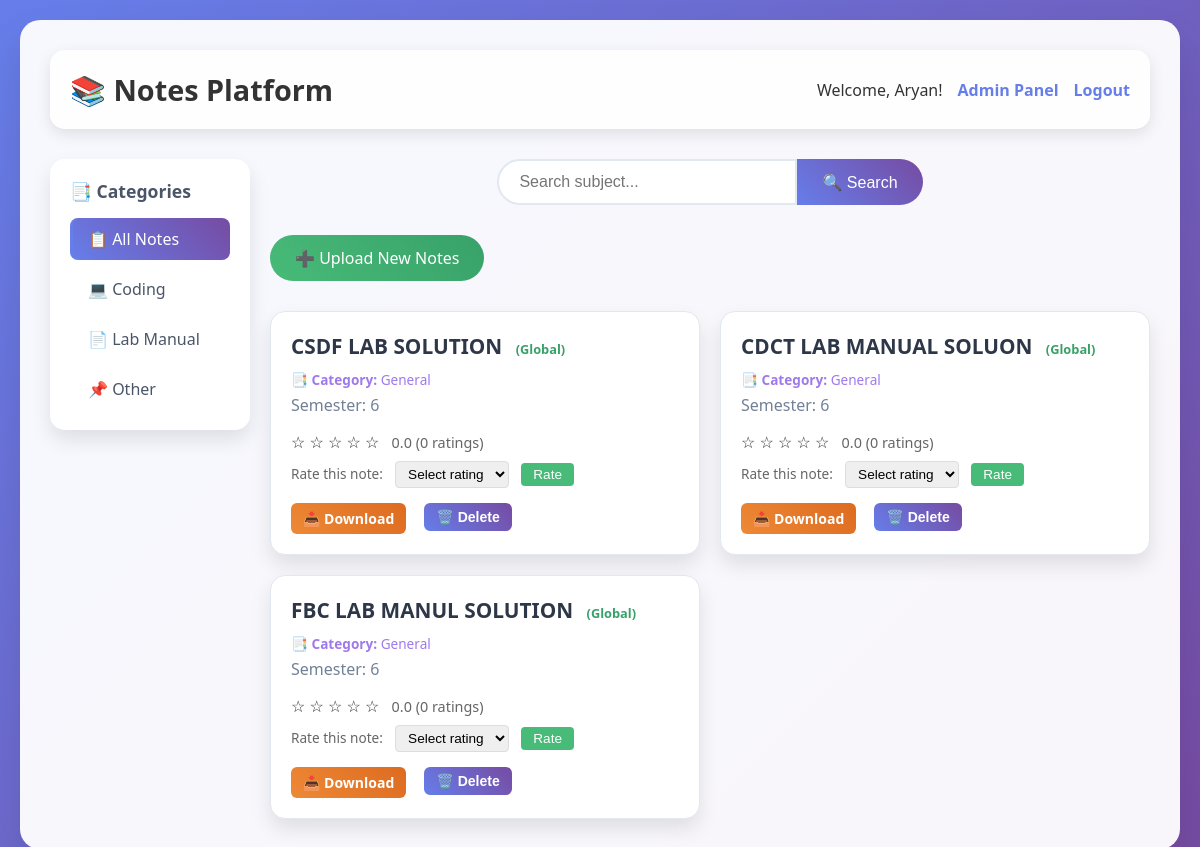
Screenshot of / (signed in) with the database file from the repository.
### myapk.py (models this page shows, shortened)
class User(UserMixin, db.Model):
    id = db.Column(db.Integer, primary_key=True)
    username = db.Column(db.String(150), unique=True, nullable=False)
    password_hash = db.Column(db.String(150), nullable=False)
    is_admin = db.Column(db.Boolean, default=False)
    notes = db.relationship('Note', backref='user', lazy=True)

class Note(db.Model):
    id = db.Column(db.Integer, primary_key=True)
    subject = db.Column(db.String(200), nullable=False)
    semester = db.Column(db.String(100), nullable=False)
    filename = db.Column(db.String(200), nullable=False)
    user_id = db.Column(db.Integer, db.ForeignKey('user.id'), nullable=False)
    is_global = db.Column(db.Boolean, default=False)
    category = db.Column(db.String(50), default='General')
    ratings = db.relationship('Rating', backref='note', lazy=True, cascade='all, delete-orphan')

### myapk.py (the view)
@app.route("/")
@login_required
def index():
    query = request.args.get("q")
    category = request.args.get("category", "All")
    base_filter = or_(Note.user_id == current_user.id, Note.is_global == True)
    if category != "All":
        base_filter = and_(base_filter, Note.category == category)
    if query:
        notes = Note.query.filter(base_filter, Note.subject.contains(query)).all()
    else:
        notes = Note.query.filter(base_filter).all()
    notes_with_ratings = []
    for note in notes:
        ratings = [r.rating for r in note.ratings]
        avg_rating = sum(ratings) / len(ratings) if ratings else 0
        user_rating = Rating.query.filter_by(user_id=current_user.id, note_id=note.id).first()
        user_rating_value = user_rating.rating if user_rating else 0
        notes_with_ratings.append({
            'note': note,
            'avg_rating': avg_rating,
            'rating_count': len(ratings),
            'user_rating': user_rating_value
        })
    return render_template("index.html", notes_data=notes_with_ratings, current_category=category)

### myapk.py (called while the page is built)
@login_manager.user_loader
def load_user(user_id):
    return User.query.get(int(user_id))

### templates/index.html (shortened to what this page needs)
<!DOCTYPE html>
<html lang="en">
<head>
</head>
<body>
    <div class="container">
        <nav class="nav">
            <h1>📚 Notes Platform</h1>
            <div class="user-info">
                <span>Welcome, {{ current_user.username }}!</span>
                {% if current_user.is_admin %}
                <a href="{{ url_for('admin_panel') }}">Admin Panel</a>
                {% endif %}
                <a href="{{ url_for('logout') }}">Logout</a>
            </div>
        </nav>
        <div class="main-wrapper">
            <div class="sidebar">
                <h3>📑 Categories</h3>
                <div class="category-list">
                    <a href="{{ url_for('index') }}" class="category-item {% if current_category == 'All' %}active{% endif %}">
                        📋 All Notes
                    </a>
                    <a href="{{ url_for('index', category='Coding') }}" class="category-item {% if current_category == 'Coding' %}active{% endif %}">
                        💻 Coding
                    </a>
                    <a href="{{ url_for('index', category='General') }}" class="category-item {% if current_category == 'General' %}active{% endif %}">
                        📄 Lab Manual
                    </a>
                    <a href="{{ url_for('index', category='Other') }}" class="category-item {% if current_category == 'Other' %}active{% endif %}">
                        📌 Other
                    </a>
                </div>
            </div>
            <div class="content">
        <form method="GET" class="search-form">
            <input type="text" name="q" placeholder="Search subject...">
            <button type="submit">🔍 Search</button>
        </form>
        <a href="/upload" class="upload-link">➕ Upload New Notes</a>
        <div class="notes-grid">
            {% for data in notes_data %}
            {% set note = data.note %}
            <div class="card">
                <h3>{{ note.subject }}
                    {% if note.is_global %}
                        <span style="font-size: 0.8rem; color: #38a169; font-weight: 700; margin-left: 8px;">(Global)</span>
                    {% endif %}
                </h3>
                <p style="font-size: 0.85rem; color: #9f7aea; margin-bottom: 5px;"><strong>📑 Category:</strong> {{ note.category }}</p>
                <p>Semester: {{ note.semester }}</p>
                <div class="rating-section" style="margin: 10px 0;">
                    <div class="rating-display">
                        <span class="stars">
                            {% for i in range(1, 6) %}
                                {% if data.avg_rating >= i %}
                                    ⭐
                                {% elif data.avg_rating >= i - 0.5 %}
                                    ⭐
                                {% else %}
                                    ☆
                                {% endif %}
                            {% endfor %}
                        </span>
                        <span class="rating-text" style="margin-left: 8px; font-size: 0.9rem; color: #666;">
                            {{ "%.1f"|format(data.avg_rating) }} ({{ data.rating_count }} rating{{ "s" if data.rating_count != 1 else "" }})
                        </span>
                    </div>
                    <form method="POST" action="{{ url_for('rate_note', note_id=note.id) }}" style="margin-top: 8px;">
                        <div class="rating-input">
                            <label style="font-size: 0.85rem; color: #666; margin-right: 8px;">Rate this note:</label>
                            <select name="rating" style="padding: 4px 8px; border: 1px solid #ddd; border-radius: 4px; font-size: 0.85rem;">
                                <option value="">Select rating</option>
                            </select>
                            <button type="submit" class="btn-rate" style="margin-left: 8px; padding: 4px 12px; background: #48bb78; color: white; border: none; border-radius: 4px; font-size: 0.85rem; cursor: pointer;">Rate</button>
                        </div>
                    </form>
                </div>
                <div class="actions">
                    <a href="{{ url_for('download_file', filename=note.filename) }}" class="btn btn-download" download>📥 Download</a>
                    {% if current_user.is_admin or note.user_id == current_user.id %}
                    <form method="POST" action="{{ url_for('delete_note', note_id=note.id) }}" style="display:inline; margin-left:8px;" onsubmit="return confirm('Really delete this note?');">
                        <button type="submit" class="btn btn-danger">🗑️ Delete</button>
                    </form>
                    {% endif %}
                </div>
            </div>
            {% endfor %}
            </div>
        </div>
        </div>
    </div>
</body>
</html>

### templates/index.html (style rules this page uses)
* { margin: 0; padding: 0; box-sizing: border-box; }
body { font-family: 'Segoe UI', Tahoma, Geneva, Verdana, sans-serif; background: linear-gradient(135deg, #667eea 0%, #764ba2 100%); color: #333; min-height: 100vh; padding: 20px; }
.main-wrapper { display: flex; gap: 20px; max-width: 1400px; margin: 0 auto; }
.sidebar { width: 200px; background: rgba(255, 255, 255, 0.95); border-radius: 15px; padding: 20px; box-shadow: 0 10px 20px rgba(0,0,0,0.1); height: fit-content; position: sticky; top: 20px; }
.sidebar h3 { color: #4a5568; margin-bottom: 15px; font-size: 1.1em; }
.category-list { display: flex; flex-direction: column; gap: 8px; }
.category-item { padding: 10px 15px; border-radius: 8px; text-decoration: none; color: #4a5568; transition: all 0.3s ease; border-left: 3px solid transparent; font-weight: 500; }
.category-item.active { background: linear-gradient(45deg, #667eea, #764ba2); color: white; border-left-color: #667eea; }
.content { flex: 1; }
.container { width: min(100%, 1200px); margin: 0 auto; background: rgba(255, 255, 255, 0.95); border-radius: 20px; padding: 30px; box-shadow: 0 20px 40px rgba(0,0,0,0.1); }
.nav { display: flex; justify-content: space-between; align-items: center; margin-bottom: 30px; padding: 20px; background: rgba(255, 255, 255, 0.9); border-radius: 15px; box-shadow: 0 5px 15px rgba(0,0,0,0.1); }
.nav h1 { margin: 0; font-size: 1.8em; }
.nav .user-info { display: flex; align-items: center; gap: 15px; }
.nav a { color: #667eea; text-decoration: none; font-weight: 600; transition: all 0.3s ease; }
.search-form { display: flex; justify-content: center; margin-bottom: 30px; }
input[type="text"] { padding: 12px 20px; border: 2px solid #e2e8f0; border-radius: 25px 0 0 25px; font-size: 16px; width: 300px; transition: all 0.3s ease; }
button { padding: 12px 25px; background: linear-gradient(45deg, #667eea, #764ba2); color: white; border: none; border-radius: 0 25px 25px 0; cursor: pointer; font-size: 16px; transition: all 0.3s ease; }
.upload-link { display: inline-block; margin-bottom: 30px; padding: 12px 25px; background: linear-gradient(45deg, #48bb78, #38a169); color: white; text-decoration: none; border-radius: 25px; transition: all 0.3s ease; }
.notes-grid { display: grid; grid-template-columns: repeat(auto-fill, minmax(300px, 1fr)); gap: 20px; }
.card { background: white; padding: 20px; border-radius: 15px; box-shadow: 0 10px 20px rgba(0,0,0,0.1); transition: all 0.3s ease; border: 1px solid #e2e8f0; }
.card h3 { color: #2d3748; margin-bottom: 10px; font-size: 1.3em; }
.card p { color: #718096; margin-bottom: 15px; }
.card a { display: inline-block; padding: 8px 16px; background: linear-gradient(45deg, #ed8936, #dd6b20); color: white; text-decoration: none; border-radius: 20px; transition: all 0.3s ease; }
.card .actions { display: flex; gap: 10px; margin-top: 15px; }
.card .btn { padding: 6px 12px; border: none; border-radius: 6px; text-decoration: none; font-size: 14px; font-weight: 600; transition: all 0.3s ease; display: inline-block; }
.card .btn-download { background: linear-gradient(45deg, #ed8936, #dd6b20); color: white; }

### rows the page displays
User: username "Aryan"
Note: subject "CSDF LAB SOLUTION", category "General", semester "6"
Note: subject "CDCT LAB MANUAL SOLUON", category "General", semester "6"
Note: subject "FBC LAB MANUL SOLUTION", category "General", semester "6"

### other values shown
{{ "%.1f"|format(data.avg_rating) }} "0.0" "0.0" "0.0"
{{ data.rating_count }} "0" "0" "0"
{{ "s" if data.rating_count != 1 else "" }} "s" "s" "s"
